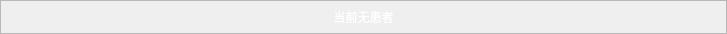
<?xml version="1.0" encoding="UTF-8"?>
<ui version="4.0">
 <class>DataPageRemindWidget</class>
 <widget class="QFrame" name="DataPageRemindWidget">
  <property name="geometry">
   <rect>
    <x>0</x>
    <y>0</y>
    <width>727</width>
    <height>34</height>
   </rect>
  </property>
  <property name="minimumSize">
   <size>
    <width>727</width>
    <height>34</height>
   </size>
  </property>
  <property name="maximumSize">
   <size>
    <width>727</width>
    <height>34</height>
   </size>
  </property>
  <property name="windowTitle">
   <string>Frame</string>
  </property>
  <property name="styleSheet">
   <string notr="true"/>
  </property>
  <property name="frameShape">
   <enum>QFrame::StyledPanel</enum>
  </property>
  <property name="frameShadow">
   <enum>QFrame::Raised</enum>
  </property>
  <widget class="QLabel" name="RemindLabel">
   <property name="geometry">
    <rect>
     <x>0</x>
     <y>0</y>
     <width>727</width>
     <height>34</height>
    </rect>
   </property>
   <property name="minimumSize">
    <size>
     <width>0</width>
     <height>34</height>
    </size>
   </property>
   <property name="maximumSize">
    <size>
     <width>1024</width>
     <height>34</height>
    </size>
   </property>
   <property name="styleSheet">
    <string notr="true">font: 18px &quot;Microsoft YaHei&quot;;
color: rgb(255, 255, 255);
background: transparent;</string>
   </property>
   <property name="text">
    <string>当前无患者</string>
   </property>
   <property name="alignment">
    <set>Qt::AlignCenter</set>
   </property>
  </widget>
 </widget>
 <resources/>
 <connections/>
</ui>
